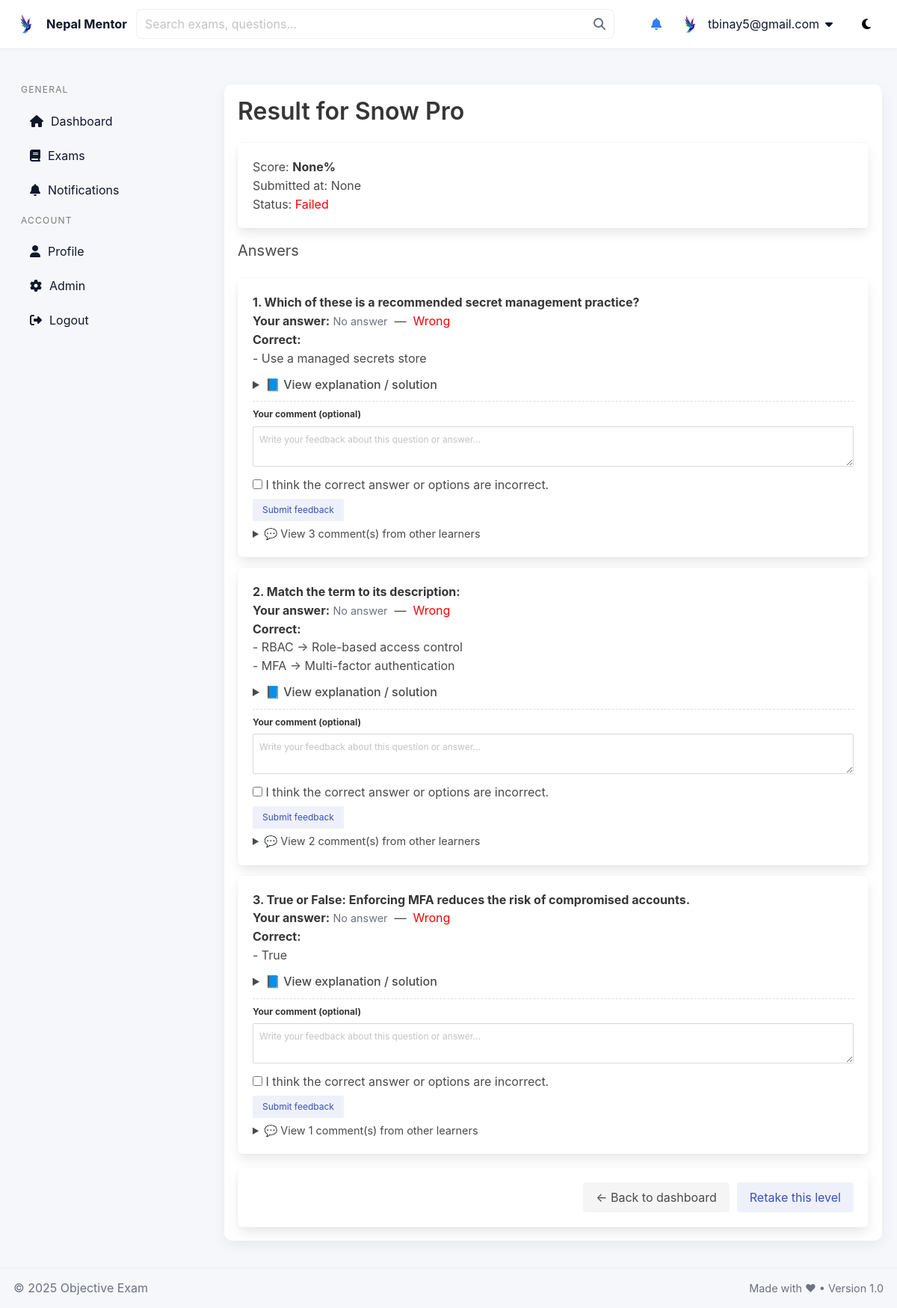
The app's page /quiz/exam/39/result/ (signed in) with its own data.
### quiz/models.py (models this page shows, shortened)
class UserExam(models.Model):
    user = models.ForeignKey(User, on_delete=models.CASCADE)
    exam = models.ForeignKey(Exam, on_delete=models.CASCADE)
    started_at = models.DateTimeField(auto_now_add=True)
    submitted_at = models.DateTimeField(null=True, blank=True)
    score = models.FloatField(null=True, blank=True)
    question_order = models.JSONField(null=True, blank=True)
    current_index = models.IntegerField(default=0)
    passed = models.BooleanField(null=True, blank=True, help_text='True if this attempt passed according to exam.passing_score')

class Exam(models.Model):
    title = models.CharField(max_length=255)
    category = models.ForeignKey(Category, on_delete=models.SET_NULL, null=True, blank=True)
    categories = models.ManyToManyField(Category, blank=True, related_name='exams')
    question_count = models.PositiveIntegerField(default=10)
    duration_seconds = models.PositiveIntegerField()
    is_published = models.BooleanField(default=False)
    level = models.PositiveIntegerField(
        default=1,
        help_text='Progression level for this exam (1 = beginner).'
    )
    passing_score = models.FloatField(
        default=50.0,
        help_text='Percentage required to pass (0-100).'
    )
    prerequisite_exams = models.ManyToManyField(
        'self',
        blank=True,
        symmetrical=False,
        related_name='dependent_exams',
        help_text='If set, user must pass these exams before taking this exam.'
    )

class UserAnswer(models.Model):
    user_exam = models.ForeignKey(UserExam, on_delete=models.CASCADE, related_name='answers')
    question = models.ForeignKey(Question, on_delete=models.CASCADE)
    choice = models.ForeignKey(Choice, on_delete=models.CASCADE, null=True, blank=True)
    is_correct = models.BooleanField(null=True, blank=True)
    selections = models.JSONField(null=True, blank=True, help_text='For multi/match/order store user selections')
    raw_answer = models.TextField(null=True, blank=True)

class Question(models.Model):
    SINGLE = 'single'
    MULTI = 'multi'
    TRUE_FALSE = 'tf'
    DROPDOWN = 'dropdown'
    FILL_BLANK = 'fill'
    NUMERIC = 'numeric'
    MATCHING = 'match'
    ORDERING = 'order'
    QUESTION_TYPES = [
        (SINGLE, 'Single choice'),
        (MULTI, 'Multiple choice'),
        (TRUE_FALSE, 'True/False'),
        (DROPDOWN, 'Dropdown'),
        (FILL_BLANK, 'Fill in the blank'),
        (NUMERIC, 'Numeric answer'),
        (MATCHING, 'Matching (pair)'),
        (ORDERING, 'Ordering'),
    ]
    EASY = 'easy'
    MEDIUM = 'medium'
    HARD = 'hard'
    DIFFICULTY_CHOICES = [(EASY,'Easy'),(MEDIUM,'Medium'),(HARD,'Hard')]
    category = models.ForeignKey(
        Category,
        on_delete=models.CASCADE,
        related_name='questions',
        null=True,
        blank=True
    )
    text = models.TextField()
    question_type = models.CharField(
        max_length=20,
        choices=QUESTION_TYPES,
        default=SINGLE
    )
    difficulty = models.CharField(
        max_length=10,
        choices=DIFFICULTY_CHOICES,
        default=MEDIUM
    )
    explanation = models.TextField(
        blank=True,
        null=True,
        help_text='Optional detailed explanation or solution shown on the result page.'
    )
    correct_text = models.TextField(
        blank=True,
        null=True,
        help_text='Correct text for fill-in'
    )
    numeric_answer = models.FloatField(
        blank=True,
        null=True,
        help_text='Numeric correct answer'
    )
    numeric_tolerance = models.FloatField(
        default=0.0,
        help_text='Tolerance for numeric answer'
    )
    matching_pairs = models.JSONField(
        blank=True,
        null=True,
        help_text='List of {"left":"A","right":"1"}'
    )
    ordering_items = models.JSONField(
        blank=True,
        null=True,
        help_text='List of canonical ordering items'
    )

class Choice(models.Model):
    question = models.ForeignKey(Question, on_delete=models.CASCADE, related_name='choices')
    text = models.CharField(max_length=500)
    is_correct = models.BooleanField(default=False)
    order = models.IntegerField(default=0)

### quiz/views.py (the view, shortened to what this page needs)
# urls.py: path("exam/<int:user_exam_id>/result/", views.exam_result, name="exam_result"),
@login_required
def exam_result(request, user_exam_id):
    ue = get_object_or_404(UserExam, pk=user_exam_id, user=request.user)
    answers = list(ue.answers.select_related('question', 'choice'))
    feedback_qs = QuestionFeedback.objects.filter(user=request.user, user_exam=ue)
    feedback_map = {fb.question_id: fb for fb in feedback_qs}
    question_ids = [a.question_id for a in answers]
    other_feedback_qs = (
        QuestionFeedback.objects
        .filter(question_id__in=question_ids)
        .exclude(user=request.user)
        .select_related('user')
        .order_by('-created_at')
    )
    comments_map = {}
    for fb in other_feedback_qs:
        comments_map.setdefault(fb.question_id, []).append(fb)
    return render(
        request,
        'quiz/result.html',
        {
            'user_exam': ue,
            'answers': answers,
            'feedback_map': feedback_map,
            'comments_map': comments_map,   # 👈 NEW
        }
    )

### quiz/context_processors.py (called while the page is built)
def unread_notifications_count(request):
    if not request.user.is_authenticated:
        return {'unread_count': 0}
    qs = Notification.objects.order_by('-created_at')
    visible = [n for n in qs if (not n.users.exists()) or (request.user in n.users.all())]
    count = sum(1 for n in visible if n.unread_for(request.user))
    return {'unread_count': count}

### quiz/templatetags/dict_extras.py (called while the page is built)
@register.filter
def dict_get(d, key):
    if not d:
        return None
    try:
        return d.get(str(key), d.get(key))
    except Exception:
        return None

### templates/quiz/result.html (shortened to what this page needs)
{% extends 'quiz/base.html' %}
{% load dict_extras %}
{% block content %}
<h2 class="title">Result for {{ user_exam.exam.title }}</h2>
<div class="box" style="margin-bottom:18px;">
  <p>Score: <strong>{{ user_exam.score }}%</strong></p>
  <p>Submitted at: {{ user_exam.submitted_at }}</p>
  <p>
    Status:
    {% if user_exam.passed %}
      <span style="color:green">Passed</span>
    {% else %}
      <span style="color:red">Failed</span>
    {% endif %}
  </p>
</div>
<h3 class="subtitle">Answers</h3>
{% for ans in answers %}
  <div class="box" style="margin-bottom:14px;">
    <p><strong>{{ forloop.counter }}. {{ ans.question.text }}</strong></p>
    <p><strong>Your answer:</strong>
      {% if not ans.choice and not ans.selections and not ans.raw_answer %}
        <span class="small-muted">No answer</span>
      {% endif %}
      &nbsp;—&nbsp;
      {% if ans.is_correct %}
        <span style="color:green">Correct</span>
      {% else %}
        <span style="color:red">Wrong</span>
      {% endif %}
    </p>
    <p><strong>Correct:</strong></p>
    <div>
      {% if ans.question.question_type == 'single' or ans.question.question_type == 'dropdown' or ans.question.question_type == 'tf' or ans.question.question_type == 'multi' %}
        {% for c in ans.question.choices.all %}
          {% if c.is_correct %}
            <div>- {{ c.text }}</div>
          {% endif %}
        {% endfor %}
      {% endif %}
      {% if ans.question.question_type == 'match' %}
        {% for p in ans.question.matching_pairs %}
          <div>- {{ p.left }} → {{ p.right }}</div>
        {% endfor %}
      {% endif %}
    </div>
    <details style="margin-top:10px;">
      <summary style="cursor:pointer; font-weight:500;">
        📘 View explanation / solution
      </summary>
    </details>
    <div style="margin-top:10px; border-top:1px dashed #ddd; padding-top:8px;">
      {% with fb=feedback_map|dict_get:ans.question.id %}
        {% if fb %}
          <p class="small-muted">
            ✅ You submitted feedback for this question on
            {{ fb.created_at|date:"SHORT_DATETIME_FORMAT" }}.
            Thank you!
          </p>
        {% else %}
          <form method="post"
                action="{% url 'quiz:exam_result' user_exam.id %}"
                class="question-feedback-form">
            <div class="field">
              <label class="label is-small">Your comment (optional)</label>
              <div class="control">
                <textarea name="comment"
                          class="textarea is-small"
                          rows="2"
                          placeholder="Write your feedback about this question or answer..."></textarea>
              </div>
            </div>
            <label class="checkbox">
              <input type="checkbox" name="is_answer_incorrect">
              I think the correct answer or options are incorrect.
            </label>
            <div class="field" style="margin-top:6px;">
              <button type="submit" class="button is-small is-link is-light">
                Submit feedback
              </button>
            </div>
          </form>
        {% endif %}
      {% endwith %}
      {% with others=comments_map|dict_get:ans.question.id %}
        {% if others %}
          <details style="margin-top:6px;">
            <summary style="cursor:pointer; font-size:0.9rem;">
              💬 View {{ others|length }} comment(s) from other learners
            </summary>
          </details>
        {% else %}
          <p class="small-muted" style="margin-top:4px;">
            💬 No comments from other learners yet.
          </p>
        {% endif %}
      {% endwith %}
    </div>
  </div>
{% endfor %}
<div class="box"
     style="margin-top:18px; display:flex; gap:10px; justify-content:flex-end; flex-wrap:wrap;">
  <a href="{% url 'quiz:student_dashboard' %}" class="button is-light">
    ← Back to dashboard
  </a>
  <a href="{% url 'quiz:exam_start' user_exam.exam.id %}" class="button is-link is-light">
    Retake this level
  </a>
</div>
{% endblock %}

### templates/quiz/base.html (shortened to what this page needs)
{% load static %}
<!doctype html>
<html lang="en">
<head>
  <link rel="stylesheet" href="https://cdn.jsdelivr.net/npm/bulma@0.9.4/css/bulma.min.css">
  <link rel="stylesheet" href="https://cdnjs.cloudflare.com/ajax/libs/font-awesome/6.5.0/css/all.min.css">
  <link rel="stylesheet" href="{% static 'css/theme.css' %}">
</head>
<body {% if request.COOKIES.darkmode == '1' %} data-theme="dark"{% endif %}>
  <div id="app" class="app-layout">
    <header class="site-header">
      <div class="container header-inner">
        <div class="header-left">
          <a class="brand" href="{% url 'quiz:dashboard' %}">
            <img src="{% static 'images/logo.jpg' %}" alt="logo" class="brand-logo">
            <span class="brand-text">Nepal Mentor</span>
          </a>
          <form action="{% url 'quiz:exam_list' %}" method="get" class="header-search">
            <input class="input" name="q" placeholder="Search exams, questions...">
            <button class="button is-white search-btn" type="submit">
              <i class="fa fa-search"></i>
            </button>
          </form>
        </div>
        <div class="header-right">
          <a href="{% url 'quiz:notifications_list' %}" class="icon-btn" title="Notifications">
            <i class="fa fa-bell"></i>
          </a>
          {% if user.is_authenticated %}
          <div class="user-dropdown">
            <div class="user-toggle">
              <img src="{% static 'images/logo.jpg' %}" class="avatar">
              <span class="username is-hidden-mobile">{{ user.username }}</span>
              <i class="fa fa-caret-down"></i>
            </div>
          </div>
          {% endif %}
          <button id="theme-toggle" class="button is-white" title="Toggle theme">
            <i class="fa fa-moon"></i>
          </button>
        </div>
      </div>
    </header>
    <div class="container main-area" role="main">
      <aside id="site-sidebar" class="site-sidebar" aria-label="Primary navigation">
        <nav class="menu">
          <p class="menu-label">General</p>
          <ul class="menu-list">
            <li><a href="{% url 'quiz:dashboard' %}"><i class="fa fa-home"></i> Dashboard</a></li>
            <li><a href="{% url 'quiz:exam_list' %}"><i class="fa fa-book"></i> Exams</a></li>
            <li><a href="{% url 'quiz:notifications_list' %}"><i class="fa fa-bell"></i> Notifications
            </a></li>
          </ul>
          <p class="menu-label">Account</p>
          <ul class="menu-list">
            <li><a href="{% url 'quiz:profile' %}"><i class="fa fa-user"></i> Profile</a></li>
            {% if user.is_staff %}
              <li><a href="/admin/"><i class="fa fa-cog"></i> Admin</a></li>
            {% endif %}
            <li>
              <a href="#" onclick="event.preventDefault(); document.getElementById('logout-form').submit();">
                <i class="fa fa-right-from-bracket"></i> Logout
              </a>
            </li>
          </ul>
        </nav>
      </aside>
      <main class="site-content" style="min-width:0;">
        <div class="page-body">{% block content %}{% endblock %}</div>
      </main>
    </div>
    <footer class="site-footer" role="contentinfo">
      <div class="footer-inner" style="max-width:1200px; margin:0 auto;">
        <div>© {% now "Y" %} Objective Exam</div>
        <div class="small-muted">Made with ♥ • Version 1.0</div>
      </div>
    </footer>
  </div>
</body>
</html>

### static/css/theme.css (style rules this page uses)
:root { --bg:#f6f7fb; --card:#ffffff; --muted:#6b7280; --accent:#2f80ed; --accent-2:#00d1b2; --text:#0f172a; --sidebar:#ffffff; --shadow: 0 6px 18px rgba(12,15,30,0.06); --danger: #ef4444; }
* { box-sizing:border-box }
body { font-family: Inter, "Segoe UI", Roboto, "Helvetica Neue", Arial, sans-serif; background: var(--bg); color: var(--text); line-height:1.55; margin:0; }
.site-header { background:var(--card); border-bottom:1px solid rgba(0,0,0,0.04); position:sticky; top:0; z-index:1000; box-shadow: 0 1px 6px rgba(12,15,30,0.04); }
.header-inner { display:flex; align-items:center; justify-content:space-between; gap:12px; max-width:1200px; margin:0 auto; padding:10px 18px; box-sizing:border-box; }
.header-left { display:flex; align-items:center; gap:12px; min-width:0; flex:1 1 auto; }
.brand { display:flex; align-items:center; gap:10px; text-decoration:none; color:var(--text); flex: 0 0 auto; }
.brand-logo { height:34px; width:auto; display:block; }
.brand-text { font-weight:700; font-size:1.02rem; line-height:1; white-space:nowrap; }
.header-search { display:flex; align-items:center; gap:6px; flex: 1 1 420px; min-width:0; max-width:640px; position:relative; }
.header-search .input { width:100%; min-width:0; height:40px; padding-right:44px; border-radius:8px; border:1px solid rgba(0,0,0,0.06); background: var(--card); box-shadow: none; }
.header-search .search-btn { position:absolute; right:6px; top:50%; transform:translateY(-50%); border:none; background:transparent !important; display:inline-flex; align-items:center; justify-content:center; height:28px; width:28px; padding:0; color:var(--muted); cursor:pointer; }
.header-right { display:flex; align-items:center; gap:14px; flex: 0 0 auto; }
.user-dropdown { position:relative; display:inline-block; }
.user-toggle { display:flex; align-items:center; gap:8px; padding:6px 8px; cursor:pointer; border-radius:8px; }
.avatar { width:32px; height:32px; border-radius:50%; object-fit:cover; }
.container.main-area { display:grid; grid-template-columns: 260px 1fr; gap:20px; padding:18px 20px; width:100%; max-width:1200px; margin:18px auto; box-sizing:border-box; }
.site-sidebar { background:transparent; padding:10px 8px; position:sticky; top:12px; height:calc(100vh - 140px); overflow:auto; }
.site-content { background:transparent; }
.page-body { background:var(--card); padding:18px; border-radius:10px; box-shadow:var(--shadow); }
.sidebar .nav a, .menu-list a { display:flex; align-items:center; gap:10px; padding:10px 12px; border-radius:8px; color:var(--text); text-decoration:none; margin-bottom:6px; }
.site-footer { margin-top:auto; padding:14px 18px; background:transparent; border-top:1px solid rgba(0,0,0,0.04); }
.footer-inner { max-width:1200px; margin:0 auto; display:flex; justify-content:space-between; align-items:center; color:var(--muted); }
.small-muted { color:var(--muted); font-size:0.9rem; }
.header-inner .username { max-width:160px; overflow:hidden; text-overflow:ellipsis; white-space:nowrap; display:inline-block; }
a { color: var(--accent); }

### records on screen
UserExam: exam "Snow Pro", score "None", submitted_at "None"
UserAnswer: question.text "Which of these is a recommended secret management practice?", shows "No answer", shows "Wrong", others "3"
Choice: text "Use a managed secrets store"
UserAnswer: question.text "Match the term to its description:", shows "No answer", shows "Wrong", left "RBAC" "MFA", right "Role-based access control" "Multi-factor authentication", others "2"
UserAnswer: question.text "True or False: Enforcing MFA reduces the risk of compromised accounts.", shows "No answer", shows "Wrong", others "1"
Choice: text "True"

### other values on screen
{{ user.username }} "tbinay5@gmail.com"
